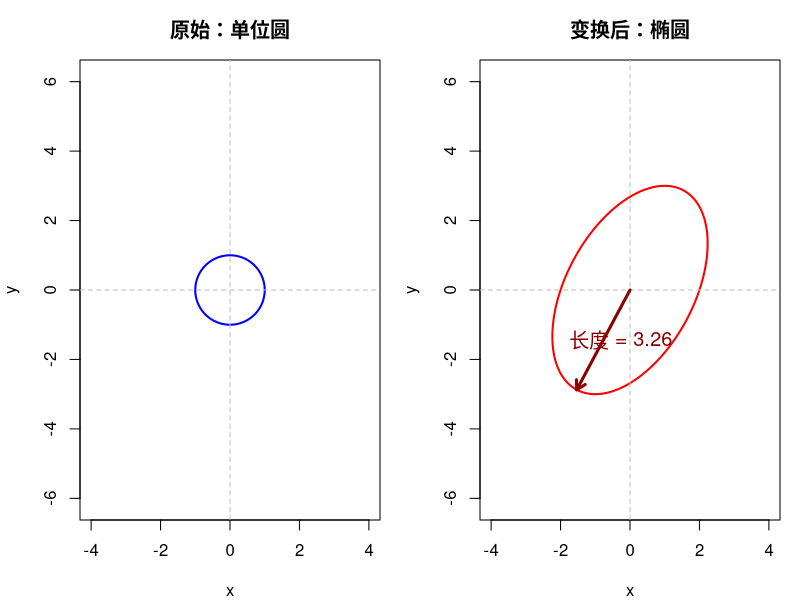
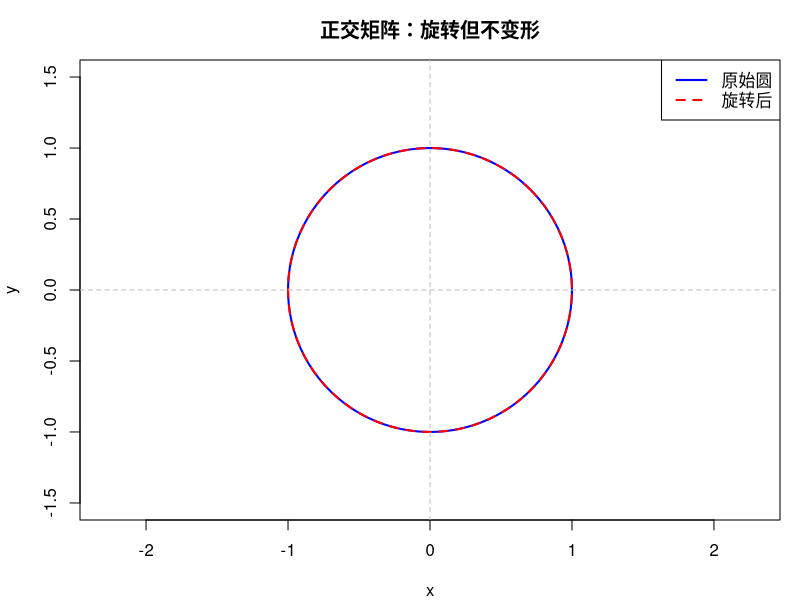
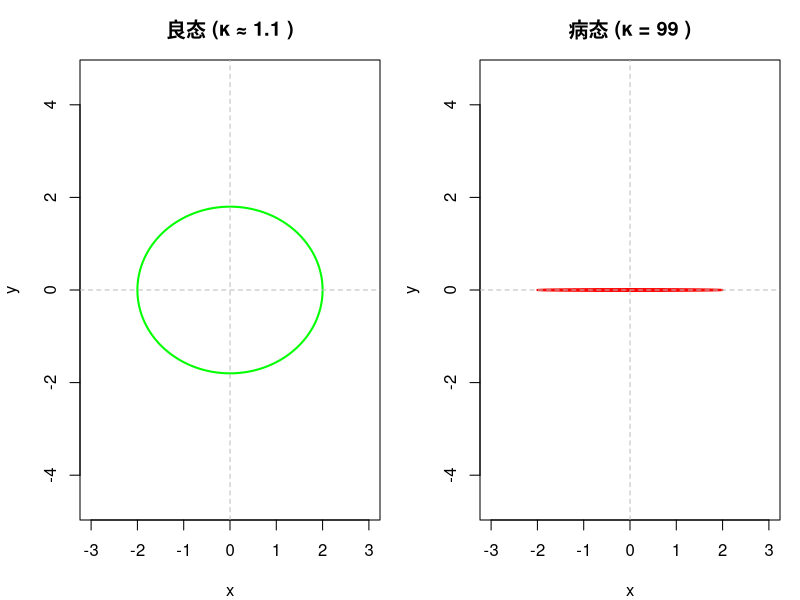

The R script that drew these images, in order:
## ---- chunk 1
#| label: setup
# 清空环境，准备开始
rm(list = ls())
## ---- chunk 2
#| label: trace-basic
# 创建一个简单的矩阵
A <- matrix(c(1, 2, 
              3, 4), nrow = 2, byrow = TRUE)
cat("矩阵 A:\n")
print(A)

# 手动计算迹：对角元素之和
trace_manual <- A[1,1] + A[2,2]
cat("\n手动计算迹 (a11 + a22):", trace_manual, "\n")

# 用R函数计算
trace_builtin <- sum(diag(A))
cat("用 sum(diag(A)) 计算:", trace_builtin, "\n")
## ---- chunk 3
#| label: trace-cyclic
# 验证循环性质 tr(AB) = tr(BA)
B <- matrix(c(5, 6, 
              7, 8), nrow = 2, byrow = TRUE)
cat("矩阵 B:\n")
print(B)

cat("\ntr(AB) =", sum(diag(A %*% B)), "\n")
cat("tr(BA) =", sum(diag(B %*% A)), "\n")
cat("相等？", sum(diag(A %*% B)) == sum(diag(B %*% A)), "\n")

# 注意：tr(AB) ≠ tr(A) × tr(B)
cat("\n⚠️ 注意：tr(AB) ≠ tr(A) × tr(B)\n")
cat("tr(AB) =", sum(diag(A %*% B)), "\n")
cat("tr(A) × tr(B) =", sum(diag(A)) * sum(diag(B)), "\n")
## ---- chunk 4
#| label: trace-eigenvalue
# 验证：迹 = 特征值之和
eigenvalues <- eigen(A)$values
cat("矩阵 A 的特征值:", eigenvalues, "\n")
cat("特征值之和:", sum(eigenvalues), "\n")
cat("迹:", sum(diag(A)), "\n")
cat("两者相等？", abs(sum(eigenvalues) - sum(diag(A))) < 1e-10, "\n")
## ---- chunk 5
#| label: frobenius-basic
# 创建测试矩阵
M <- matrix(c(2, 1, 
              0, 3), nrow = 2, byrow = TRUE)
cat("测试矩阵 M:\n")
print(M)

# 手动计算Frobenius范数
frob_manual <- sqrt(sum(M^2))
cat("\n手动计算: sqrt(", paste(M^2, collapse = " + "), ") =", frob_manual, "\n")

# 用R内置函数
cat("用 norm(M, 'F'):", norm(M, "F"), "\n")
## ---- chunk 6
#| label: frobenius-trace
# 验证：||A||_F² = tr(A'A)
cat("||M||_F² =", norm(M, "F")^2, "\n")
cat("tr(M'M) =", sum(diag(t(M) %*% M)), "\n")
cat("两者相等？", abs(norm(M, "F")^2 - sum(diag(t(M) %*% M))) < 1e-10, "\n")
## ---- chunk 7
#| label: frobenius-problem
# 三个Frobenius范数相同但变换完全不同的矩阵
A1 <- matrix(c(1, 0, 0, 1), nrow = 2)  # 单位矩阵
A2 <- matrix(c(0, 1, 1, 0), nrow = 2)  # 交换矩阵
A3 <- matrix(c(sqrt(2), 0, 0, 0), nrow = 2)  # 投影拉伸

cat("A1 (单位矩阵):\n"); print(A1)
cat("\nA2 (交换矩阵):\n"); print(A2)
cat("\nA3 (投影拉伸):\n"); print(A3)

cat("\n三者的Frobenius范数：\n")
cat("||A1||_F =", norm(A1, "F"), "\n")
cat("||A2||_F =", norm(A2, "F"), "\n")
cat("||A3||_F =", norm(A3, "F"), "\n")

# 但它们对同一个向量的作用完全不同
x <- c(1, 0)
cat("\n对向量 x = (1, 0) 的作用：\n")
cat("A1 × x =", A1 %*% x, " (不变)\n")
cat("A2 × x =", A2 %*% x, " (交换分量)\n")
cat("A3 × x =", A3 %*% x, " (拉伸", sqrt(2), "倍)\n")
## ---- chunk 8
#| label: operator-visual
#| fig-width: 10
#| fig-height: 5
# 创建单位圆上的点
theta <- seq(0, 2*pi, length.out = 200)
unit_circle <- rbind(cos(theta), sin(theta))

# 用矩阵M变换
transformed <- M %*% unit_circle

# 计算每个变换后向量的长度
lengths_after <- sqrt(colSums(transformed^2))

# 绘图
par(mfrow = c(1, 2), mar = c(4, 4, 3, 1))

# 原始单位圆
plot(unit_circle[1,], unit_circle[2,], type = "l", 
     asp = 1, xlim = c(-4, 4), ylim = c(-4, 4),
     main = "原始：单位圆", xlab = "x", ylab = "y",
     col = "blue", lwd = 2)
abline(h = 0, v = 0, col = "gray", lty = 2)

# 变换后的椭圆
plot(transformed[1,], transformed[2,], type = "l",
     asp = 1, xlim = c(-4, 4), ylim = c(-4, 4),
     main = "变换后：椭圆", xlab = "x", ylab = "y",
     col = "red", lwd = 2)
abline(h = 0, v = 0, col = "gray", lty = 2)

# 标注最长的向量
max_idx <- which.max(lengths_after)
arrows(0, 0, transformed[1, max_idx], transformed[2, max_idx],
       col = "darkred", lwd = 3, length = 0.1)
text(transformed[1, max_idx]/2 + 0.5, transformed[2, max_idx]/2,
     paste("长度 =", round(max(lengths_after), 2)), col = "darkred", cex = 1.2)

par(mfrow = c(1, 1))

cat("变换后向量长度的最大值:", round(max(lengths_after), 3), "\n")
cat("谱范数 ||M||_2:", round(norm(M, "2"), 3), "\n")
## ---- chunk 9
#| label: operator-examples
cat("测试矩阵 M:\n")
print(M)

cat("\n--- 列和范数 (p=1) ---\n")
cat("定义：每列绝对值之和的最大值\n")
col_sums <- colSums(abs(M))
cat("各列绝对值之和:", col_sums, "\n")
cat("列和范数:", max(col_sums), "\n")
cat("验证 norm(M, '1'):", norm(M, "1"), "\n")

cat("\n--- 行和范数 (p=∞) ---\n")
cat("定义：每行绝对值之和的最大值\n")
row_sums <- rowSums(abs(M))
cat("各行绝对值之和:", row_sums, "\n")
cat("行和范数:", max(row_sums), "\n")
cat("验证 norm(M, 'I'):", norm(M, "I"), "\n")

cat("\n--- 谱范数 (p=2) ---\n")
cat("定义：最大奇异值 = sqrt(A'A的最大特征值)\n")
AtA <- t(M) %*% M
eigenvalues_AtA <- eigen(AtA)$values
cat("M'M 的特征值:", eigenvalues_AtA, "\n")
cat("最大特征值的平方根:", sqrt(max(eigenvalues_AtA)), "\n")
cat("验证 norm(M, '2'):", norm(M, "2"), "\n")
## ---- chunk 10
#| label: identity-norm
I3 <- diag(3)
cat("3×3 单位矩阵的各种范数：\n")
cat("谱范数 ||I||_2 =", norm(I3, "2"), " ✓\n")
cat("列和范数 ||I||_1 =", norm(I3, "1"), " ✓\n")
cat("行和范数 ||I||_∞ =", norm(I3, "I"), " ✓\n")
cat("Frobenius ||I||_F =", norm(I3, "F"), " (= √3, 随维度增长!)\n")
## ---- chunk 11
#| label: singular-vs-eigen
# 对于对称正定矩阵，奇异值 = 特征值
S <- matrix(c(3, 1, 1, 2), nrow = 2)  # 对称矩阵
cat("对称矩阵 S:\n")
print(S)

eigen_S <- eigen(S)$values
svd_S <- svd(S)$d

cat("\n特征值:", eigen_S, "\n")
cat("奇异值:", svd_S, "\n")
cat("对于对称正定矩阵，两者相等！\n")

# 对于一般矩阵，两者不同
cat("\n对于一般矩阵 M:\n")
print(M)
cat("特征值:", eigen(M)$values, "\n")
cat("奇异值:", svd(M)$d, "\n")
cat("√(M'M的特征值):", sqrt(eigen(t(M) %*% M)$values), "\n")
## ---- chunk 12
#| label: orthogonal
# 创建一个45度旋转矩阵
angle <- pi/4
Q <- matrix(c(cos(angle), -sin(angle), 
              sin(angle), cos(angle)), nrow = 2, byrow = TRUE)

cat("45度旋转矩阵 Q:\n")
print(round(Q, 3))

cat("\n验证正交性 Q'Q = I:\n")
print(round(t(Q) %*% Q, 10))

cat("\n正交矩阵的性质：\n")
cat("条件数 =", round(kappa(Q), 3), "(完美！)\n")
cat("谱范数 =", round(norm(Q, "2"), 3), "(不拉伸)\n")
cat("所有奇异值:", round(svd(Q)$d, 3), "(都是1)\n")

# 验证保长度
x <- c(3, 4)
Qx <- Q %*% x
cat("\n验证保长度：\n")
cat("原向量长度:", sqrt(sum(x^2)), "\n")
cat("变换后长度:", sqrt(sum(Qx^2)), "\n")
## ---- chunk 13
#| label: orthogonal-visual
#| fig-width: 6
#| fig-height: 6
theta <- seq(0, 2*pi, length.out = 100)
unit_circle <- rbind(cos(theta), sin(theta))
rotated <- Q %*% unit_circle

plot(unit_circle[1,], unit_circle[2,], type = "l",
     asp = 1, xlim = c(-1.5, 1.5), ylim = c(-1.5, 1.5),
     main = "正交矩阵：旋转但不变形",
     xlab = "x", ylab = "y", col = "blue", lwd = 2)
lines(rotated[1,], rotated[2,], col = "red", lwd = 2, lty = 2)
legend("topright", c("原始圆", "旋转后"), col = c("blue", "red"), lty = c(1, 2), lwd = 2)
abline(h = 0, v = 0, col = "gray", lty = 2)
## ---- chunk 14
#| label: condition-number
#| fig-width: 10
#| fig-height: 5
# 良态矩阵
good_matrix <- matrix(c(2, 0, 0, 1.8), nrow = 2)
# 病态矩阵
bad_matrix <- matrix(c(2, 0, 0, 0.02), nrow = 2)

cat("良态矩阵:\n")
print(good_matrix)
cat("奇异值:", svd(good_matrix)$d, "\n")
cat("条件数:", round(kappa(good_matrix), 1), "\n\n")

cat("病态矩阵:\n")
print(bad_matrix)
cat("奇异值:", svd(bad_matrix)$d, "\n")
cat("条件数:", round(kappa(bad_matrix), 0), "\n")

# 可视化
par(mfrow = c(1, 2), mar = c(4, 4, 3, 1))

theta <- seq(0, 2*pi, length.out = 200)
unit_circle <- rbind(cos(theta), sin(theta))

# 良态情况
good_transformed <- good_matrix %*% unit_circle
plot(good_transformed[1,], good_transformed[2,], type = "l",
     asp = 1, xlim = c(-3, 3), ylim = c(-3, 3),
     main = paste("良态 (κ ≈", round(kappa(good_matrix), 1), ")"),
     xlab = "x", ylab = "y", col = "green", lwd = 2)
abline(h = 0, v = 0, col = "gray", lty = 2)

# 病态情况
bad_transformed <- bad_matrix %*% unit_circle
plot(bad_transformed[1,], bad_transformed[2,], type = "l",
     asp = 1, xlim = c(-3, 3), ylim = c(-0.1, 0.1),
     main = paste("病态 (κ =", round(kappa(bad_matrix), 0), ")"),
     xlab = "x", ylab = "y", col = "red", lwd = 2)
abline(h = 0, v = 0, col = "gray", lty = 2)

par(mfrow = c(1, 1))
## ---- chunk 15
#| label: schatten
# 计算Schatten范数的函数
schatten_norm <- function(A, p) {
  sigma <- svd(A)$d
  if (p == Inf) {
    return(max(sigma))
  } else {
    return(sum(sigma^p)^(1/p))
  }
}

cat("测试矩阵 M:\n")
print(M)

sigma <- svd(M)$d
cat("\n奇异值:", round(sigma, 3), "\n")

cat("\n--- Schatten范数家族 ---\n")

cat("\np = ∞ (谱范数):\n")
cat("  max(σ) =", round(schatten_norm(M, Inf), 3), "\n")
cat("  验证 norm(M, '2') =", round(norm(M, "2"), 3), "\n")

cat("\np = 2 (Frobenius范数):\n")
cat("  sqrt(Σσ²) =", round(schatten_norm(M, 2), 3), "\n")
cat("  验证 norm(M, 'F') =", round(norm(M, "F"), 3), "\n")

cat("\np = 1 (核范数):\n")
cat("  Σσ =", round(schatten_norm(M, 1), 3), "\n")
cat("  用途：在优化问题中逼迫矩阵低秩\n")
## ---- chunk 16
#| label: submultiplicative
A <- matrix(c(1, 2, 3, 4), nrow = 2)
B <- matrix(c(5, 6, 7, 8), nrow = 2)

cat("验证次可乘性（谱范数）：\n")
norm_A <- norm(A, "2")
norm_B <- norm(B, "2")
norm_AB <- norm(A %*% B, "2")

cat("||A||_2 =", round(norm_A, 3), "\n")
cat("||B||_2 =", round(norm_B, 3), "\n")
cat("||AB||_2 =", round(norm_AB, 3), "\n")
cat("||A||_2 × ||B||_2 =", round(norm_A * norm_B, 3), "\n")
cat("||AB||_2 ≤ ||A||_2 × ||B||_2 ?", norm_AB <= norm_A * norm_B + 1e-10, "\n")
## ---- chunk 17
#| label: equivalence
cat("范数等价性示例：\n")
cat("||M||_2 =", round(norm(M, "2"), 3), "\n")
cat("||M||_F =", round(norm(M, "F"), 3), "\n")
cat("||M||_1 =", round(norm(M, "1"), 3), "\n")
cat("||M||_∞ =", round(norm(M, "I"), 3), "\n")
cat("\n不同的数值，但都在衡量矩阵的'大小'\n")
## ---- chunk 18
#| label: exercise
cat("=" |> rep(50) |> paste(collapse = ""), "\n")
cat("综合练习\n")
cat("=" |> rep(50) |> paste(collapse = ""), "\n\n")

# 练习矩阵
P <- matrix(c(1, 2, 3, 
              4, 5, 6), nrow = 2, byrow = TRUE)
cat("给定矩阵 P (2×3):\n")
print(P)

cat("\n问题1：P的Frobenius范数是多少？\n")
cat("计算：sqrt(1² + 2² + 3² + 4² + 5² + 6²) =", 
    sqrt(sum(1:6)^2), "? 不对!\n")
cat("正确：sqrt(1 + 4 + 9 + 16 + 25 + 36) =", norm(P, "F"), "\n")

cat("\n问题2：P的列和范数是多少？\n")
cat("各列之和：", colSums(abs(P)), "\n")
cat("答案：", norm(P, "1"), "\n")

cat("\n问题3：P的行和范数是多少？\n")
cat("各行之和：", rowSums(abs(P)), "\n")
cat("答案：", norm(P, "I"), "\n")

cat("\n问题4：tr(P'P) = ||P||_F² ?\n")
cat("tr(P'P) =", sum(diag(t(P) %*% P)), "\n")
cat("||P||_F² =", norm(P, "F")^2, "\n")
cat("相等？", abs(sum(diag(t(P) %*% P)) - norm(P, "F")^2) < 1e-10, "\n")
## ---- chunk 19
#| label: final
cat("\n🎉 恭喜完成学习！\n")
cat("现在你应该能回答：\n")
cat("- 范数是什么？衡量矩阵大小的方式\n")
cat("- 条件数为什么重要？决定误差是否被放大\n")
cat("- 不同范数有什么区别？不同的应用场景\n")
